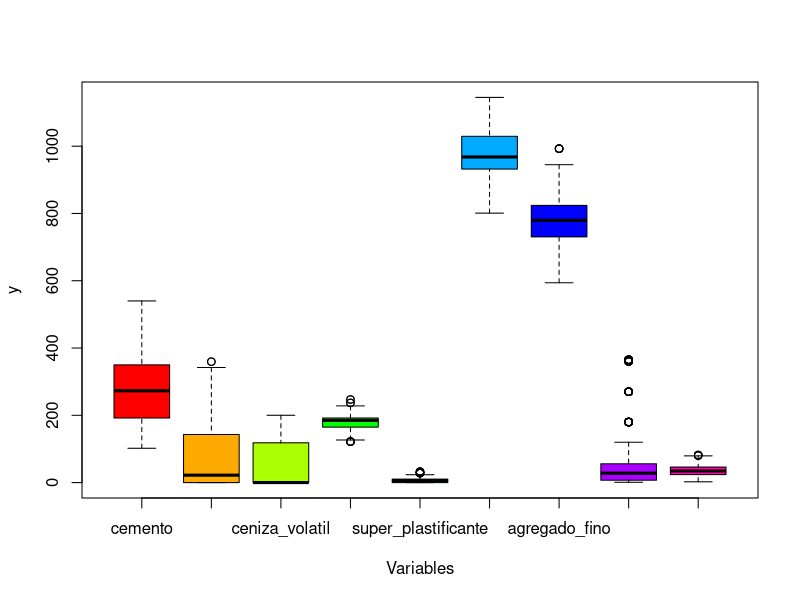
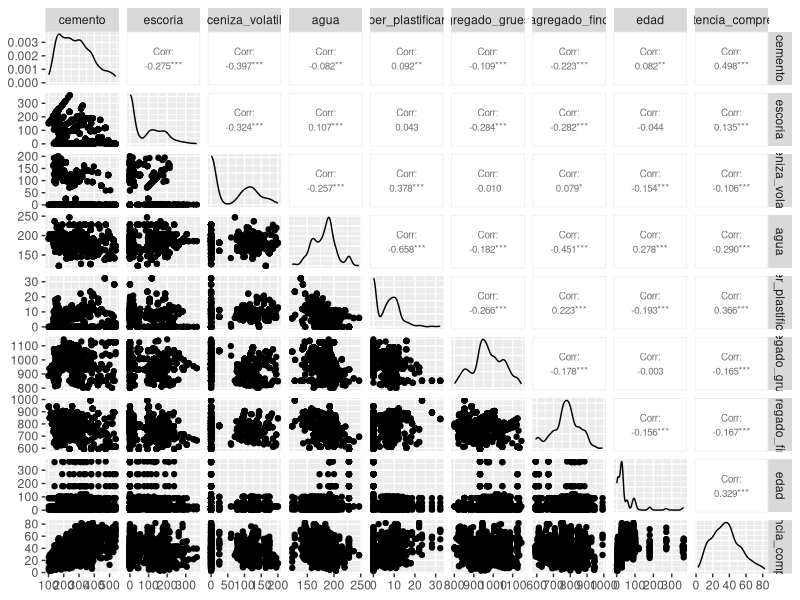

Source code (R) for these figures, in order:
#------------------------- Ejercicio 4-----------------------------------------

#librerías
library(readr)
library(dplyr)
library(ggplot2)
library(gridExtra)
library(GGally)

#Se carga la base de datos con una configuración de 4 decimales
concreto <- read_csv("concreto.csv")
concreto <- round(concreto, 4) 

#Análisis exploratorio de los datos 

str(concreto)
head(concreto)

#1.Verificar si hay outliers

#transformamos el dataframe para obtener uno con variables categóricas
stacked_concreto <- stack(concreto)
head(stacked_concreto)

#cajas de bigotes para cada variable
boxplot(stacked_concreto$values ~ stacked_concreto$ind,
        col = rainbow(ncol(concreto)), xlab = "Variables", ylab ="y")

#Se puede observar que la variable edad y agua son los que presenta más outiliers (3 y 4).
#También, los valores atípicos de las variables de edad y agregado fino se encuentran
#considerablemente lejanos al resto de los datos, por lo que se procede a eliminarse
#para que no se vea afectado el cálculo de estadísticos como la media y correlaciones.

#concreto$agregado_fino[concreto$agregado_fino == max(concreto$agregado_fino)]<-NA

#head(sort(concreto$edad, decreasing = TRUE),100)

#concreto$edad[concreto$edad ==  365 | concreto$edad ==  360 | concreto$edad ==  270 | concreto$edad ==  180]<-NA

#2.Usar summary
summary(concreto)

#3.Hacer gráficos de correlación
ggpairs(concreto,  upper = list(continuous = wrap("cor", size = 2.5)))
#A partir del gráfico se puede observar que la variable que mejor se correlaciona con
#resistencia_comprension es cemento.

#--------------------------Ejercicio 2------------------------------------------

analisis_col <- function(dataframe, col1, col2) {
  
  nombres_col <- colnames(dataframe[,c(col1,col2)])
  columna1 <- dataframe[, c(col1)]
  columna2 <- dataframe[, c(col2)]
  
  covarianza <- cov(columna1,columna2)
  correlacion <- cor(columna1,columna2)
  
  resultado <- paste0("Nombres columnas: ", nombres_col[1], " y ", nombres_col[2]
                      ,"\nCovarianza: ",covarianza,"\nCorrelación: ", correlacion)
  
  return(cat(resultado))
}

analisis_col(concreto, 7, 9)

